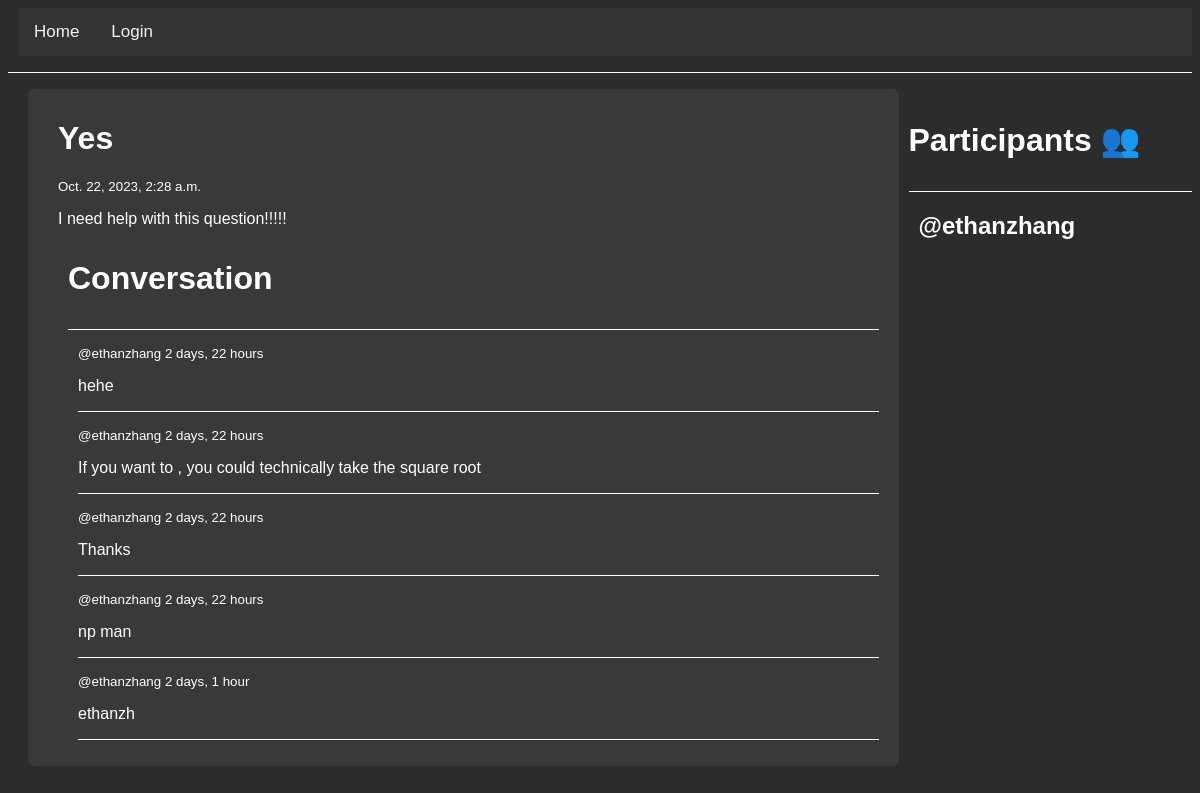
/question/5, run on an earlier commit of the app's database.
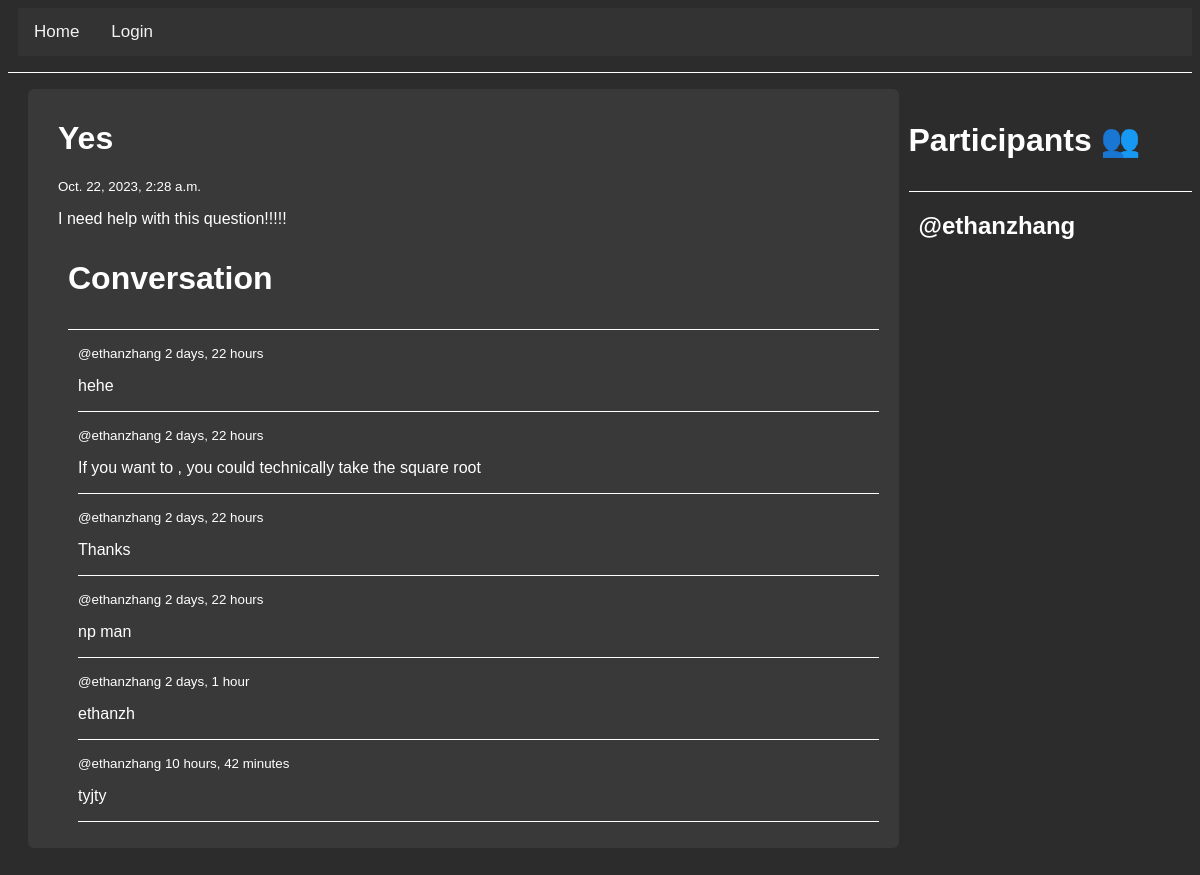
And on a later commit of the database.
### questions/models.py (models this page shows, shortened)
class Response(models.Model):
    user = models.ForeignKey(User, on_delete=models.SET_NULL, null=True)
    question = models.ForeignKey(Question, on_delete=models.CASCADE)
    body = models.TextField()
    created = models.DateTimeField(auto_now_add=True)
    class Meta:
        ordering = ['-created']

### questions/views.py (the view, shortened to what this page needs)
# urls.py: path('question/<str:pk>', question, name = 'question'),
def question(request, pk):
    question = Question.objects.get(id = pk)
    question_responses = question.response_set.all().order_by('created')
    participants = question.participants.all()
    return render(request, 'questions/question.html', {'question': question, 'responses': question_responses, 'participants': participants})

### questions/templates/questions/question.html (shortened to what this page needs)
{% extends 'main.html' %}
{% block content %}
<div class="room-container">
        <div class="media content-section">
            <h1>{{question.title}}</h1>
            <small>{{ question.created }}</small>
            <p>{{ question.description }}</p>
            <div class="comment-wrapper">
                <h3>Conversation</h3>
                <hr>
                {% for response in responses %}
                 <div>
                   <small>@{{response.user.username}} {{response.created|timesince}}</small>
                    <p>{{response.body}}</p>
                    <hr>
                   </div>
                    {% endfor %}
                </div>
    </div>
        <div>
            <h3>Participants 👥</h3>
            <hr>
            {% for user in participants %}
                <div>
                    <h2>@{{user.username}}</h2>
                </div>
            {% endfor %}
    </div>
</div>
{% endblock content %}

What changed in the data, as far as the page shows it:
added Response: user.username "ethanzhang", created "10 hours, 42 minutes", body "tyjty"
